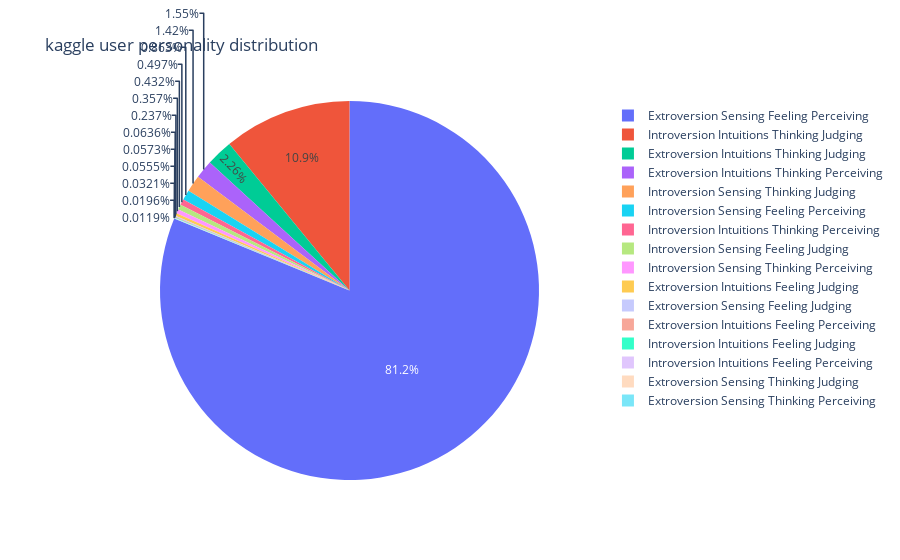

The code cell stored with this chart in its notebook:
### Code cell
labels = pred_df['description']
sizes = pred_df['percent']*100

trace = go.Pie(labels = labels, values = sizes)
layput = go.Layout(title = 'kaggle user personality distribution')

data = [trace]
fig = go.Figure(data = data, layout = layput)
py.iplot(fig)

### Figure 1 — Plotly figure (JSON) as saved in the notebook; plotly's stock layout.template omitted (floating-point values rounded to 4 significant figures)
{"data": [{"labels": ["Extroversion Sensing Feeling Perceiving", "Introversion Intuitions Thinking Judging", "Extroversion Intuitions Thinking Judging", "Extroversion Intuitions Thinking Perceiving", "Introversion Sensing Thinking Judging", "Introversion Sensing Feeling Perceiving", "Introversion Intuitions Thinking Perceiving", "Introversion Sensing Feeling Judging", "Introversion Sensing Thinking Perceiving", "Extroversion Intuitions Feeling Judging", "Extroversion Sensing Feeling Judging", "Extroversion Intuitions Feeling Perceiving", "Introversion Intuitions Feeling Judging", "Introversion Intuitions Feeling Perceiving", "Extroversion Sensing Thinking Judging", "Extroversion Sensing Thinking Perceiving"], "type": "pie", "values": [81.21, 10.94, 2.257, 1.549, 1.421, 0.8632, 0.4973, 0.4316, 0.3572, 0.2375, 0.06355, 0.05727, 0.05552, 0.03213, 0.01956, 0.01187]}], "layout": {"title": {"text": "kaggle user personality distribution"}}}
